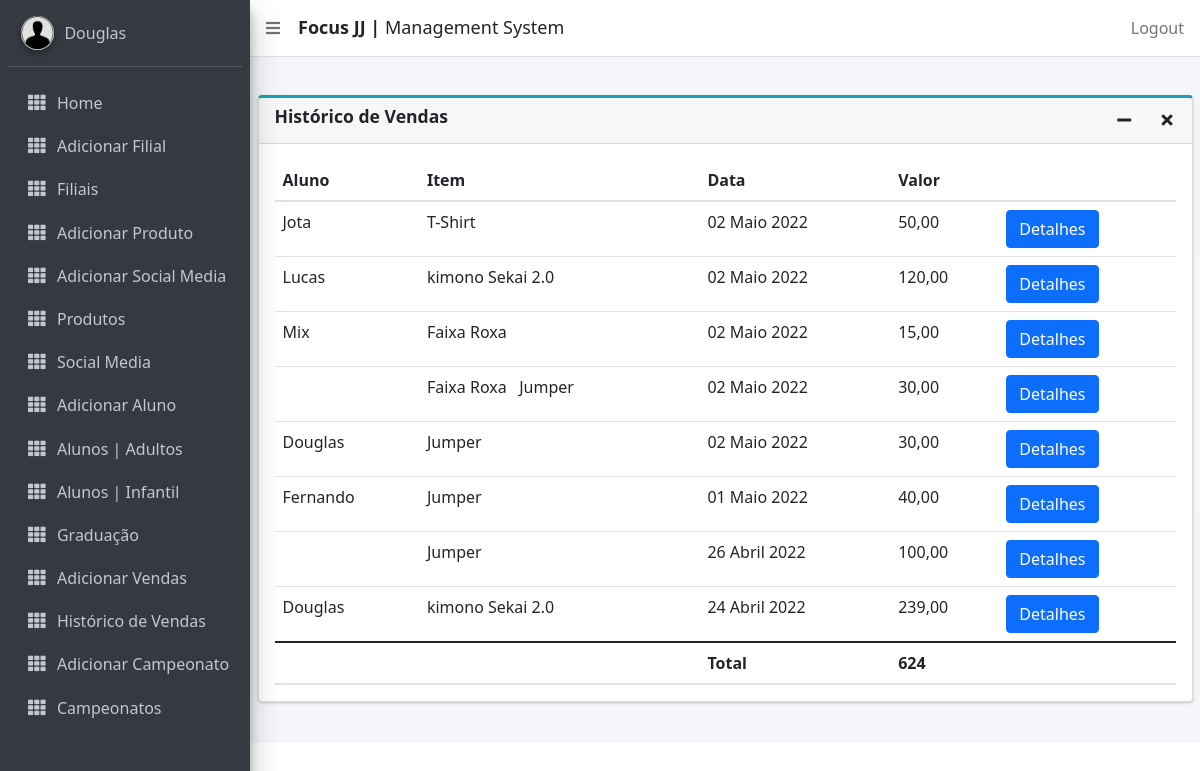
Before: /vendas/148 (signed in) with the older database file.
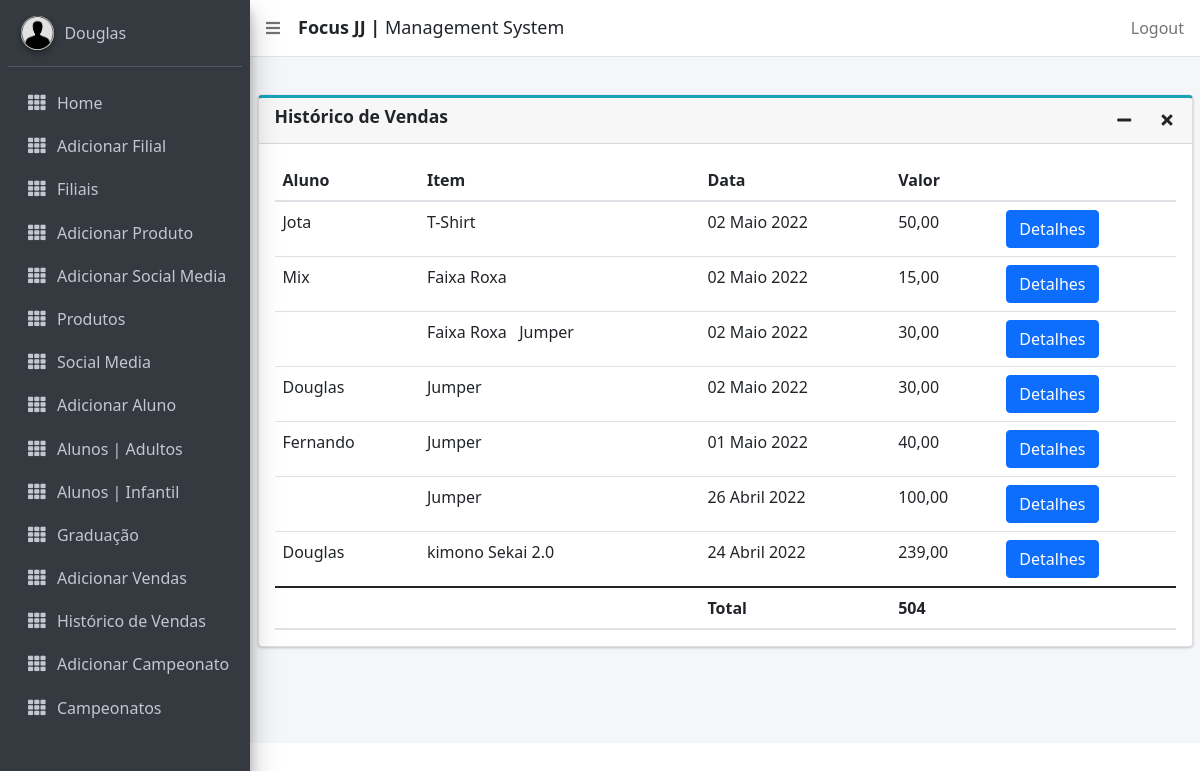
After: the same page with the newer database file.
### focusbjj/models.py (models this page shows, shortened)
class Venda(models.Model):
    objects = None
    aluno = models.ForeignKey(Aluno, on_delete=models.CASCADE, blank=True, null=True)
    price = models.DecimalField(max_digits=6, decimal_places=2, verbose_name='Total', help_text='Use (.) to decimals')
    time_stamp = models.DateField(default=timezone.now)
    unidade = models.ForeignKey(CustomUser, on_delete=models.CASCADE)
    method = models.CharField(max_length=20, choices=METHODS, default='Others')

class Aluno(models.Model):
    DoesNotExist = None
    objects = None
    id = ShortUUIDField(primary_key=True, editable=False, alphabet="0123456789", length=4)
    photo = models.ImageField(upload_to='photos/', null=True, blank=True)
    nome = models.CharField(max_length=15, verbose_name='Name')
    middle_name = models.CharField(max_length=20, verbose_name='Middle Name', blank=True, null=True)
    surname = models.CharField(max_length=15, verbose_name='Last Name', null=True)
    phone = models.CharField(max_length=15, help_text='Use only numbers')
    email = models.EmailField(max_length=128)
    location = models.ForeignKey(CustomUser, related_name="alunos", on_delete=models.CASCADE)
    address = models.CharField(max_length=255, blank=True, null=True)
    belt = models.CharField(max_length=255, choices=BELT)
    stripe = models.CharField(max_length=255, choices=GRAU)
    join_date = models.DateTimeField()
    time_stamp = models.DateTimeField(auto_now=True, null=True)
    gender = models.CharField(max_length=255, choices=GENDER)
    dob = models.DateField(verbose_name='Date of Birth',)
    is_blocked = models.BooleanField(default=False)
    agreement = models.BooleanField(default=False)
    USERNAME_FIELD = 'id'
    class Meta:
        ordering = ["nome"]

class Product(models.Model):
    objects = None
    product = models.ForeignKey(ProductsList, on_delete=models.CASCADE, max_length=50, related_name='produto',
                                verbose_name='Item')
    qtd = models.PositiveIntegerField(verbose_name='Quantidade')
    venda = models.ForeignKey(Venda, on_delete=models.CASCADE, null=True, related_name='venda')
    price = models.CharField(max_length=6, null=True, blank=True)
    def __str__(self):
        return str(self.product)

class ProductsList(models.Model):
    CATEGORY = (
        ('kimono', _('Gi')),
        ('belt', _('Belt')),
        ('camisetas', _('T-Shirt')),
        ('casaco', _('Hoodie')),
        ('rash', _('Rash Guard')),
        ('short', _('Short')),
        ('others', _('Others')),
    )
    objects = None
    image = models.ImageField(upload_to='produtos/')
    image2 = models.ImageField(upload_to='produtos/', blank=True, null=True, help_text='Opcional')
    image3 = models.ImageField(upload_to='produtos/', blank=True, null=True, help_text='Opcional')
    item = models.CharField(max_length=50)
    description = models.CharField(max_length=70, blank=True, null=True)
    price = models.CharField(max_length=6, null=True)
    category = models.CharField(max_length=10, choices=CATEGORY, null=True)
    sugg_price = models.CharField(max_length=6, null=True)
    def __str__(self):
        return str(self.item)
    class Meta:
        ordering = ["item"]

class CustomUser(AbstractUser):
    id = ShortUUIDField(primary_key=True, editable=False, alphabet="0123456789", length=3)
    email = models.EmailField(max_length=255, unique=True)
    contact_name = models.CharField(max_length=255)
    country = CountryField()
    location = models.CharField(max_length=255)
    phone = models.CharField(max_length=15, help_text=_('Use somente números. Código do País + Telefone'))
    join_date = models.DateTimeField(default=timezone.now)
    is_active = models.BooleanField(default=True, help_text='Desmarque a caixa para desativar')
    class Meta:
        ordering = ["country", "location"]

### focusbjj/views.py (the view)
# urls.py: path('vendas/<int:pk>', views.SalesList.as_view(), name='vendas'),
class SalesList(LoginRequiredMixin, ListView):
    template_name = 'vendas.html'
    model = Venda

### focusbjj/templatetags/attendance_tags.py (called while the page is built)
@register.filter
def produto(venda_instance):
    return Product.objects.filter(venda=venda_instance.id)

@register.filter
def vendas_branch_detalhes(unidade_instance):
    return Venda.objects.filter(unidade_id=unidade_instance.id).order_by('-time_stamp')

@register.filter
def somavendas_branch(unidade_instance):
    soma = Venda.objects.filter(unidade_id=unidade_instance.id).aggregate(Sum('price'))
    somafinal = soma['price__sum']
    return somafinal

### focusbjj/templates/vendas.html (shortened to what this page needs)
{% extends 'base_template.html' %}
{% load static %}
{% load crispy_forms_tags %}
{% load attendance_tags %}
{% load i18n %}
{% block content %}
<div class="col-lg-12">
      <div class="card card-outline card-info">
        <div class="card-header">
          <h3 class="card-title"><strong>{% trans "Histórico de Vendas" %}</strong></h3>
        <div class="card-tools">
          <button type="button" class="btn btn-tool" data-card-widget="collapse"><i class="fas fa-minus"></i></button>
          <button type="button" class="btn btn-tool" data-card-widget="remove"><i class="fas fa-times"></i></button>
        </div>
      </div>
      <div class="card-body">
        <table class="table table-hover text-nowrap">
        <thead>
        <tr>
          <th>{% trans "Aluno" %}</th>
          <th>{% trans "Item" %}</th>
          <th>{% trans "Data" %}</th>
          <th>{% trans "Valor" %}</th>
          <th></th>
        </tr>
        </thead>
        <tbody>
        {% for venda in user|vendas_branch_detalhes|dictsortreversed:"time_stamp" %}
        <tr>
          <td>{{ venda.aluno.nome }}</td>
           <td>
              {% for item in venda|produto %}
                {{ item }} &nbsp;
              {% endfor %}
           </td>
          <td>{{ venda.time_stamp|date:"d F Y" }}</td>
          <td>{{ venda.price }}</td>
          <td><a href="{% url 'focusbjj:saledetails' venda.pk %}" class="btn btn-primary">{% trans "Detalhes" %}</a></td>
        </tr>
        {% endfor %}
        </tbody>
          <thead>
        <tr>
          <th></th>
          <th></th>
          <th>{% trans "Total" %}</th>
          <th>{{ user|somavendas_branch }}</th>
          <th></th>
        </tr>
        </thead>
        </table>
      </div>
    </div>
  </div>
{% endblock %}

### templates/sidebar_template.html (shortened to what the changed rows need)
{% load static %}
{% load i18n %}
<aside class="main-sidebar navbar-gray-dark sidebar-dark-primary elevation-4">
    <div class="sidebar">
      <div class="user-panel mt-3 pb-3 mb-3 d-flex">
        <div class="info">
          <a href="#" class="d-block">{{ user.contact_name }}</a>
        </div>
      </div>
    </div>
  </aside>

Changed rows visible on the page:
removed Venda: aluno.nome "Lucas", time_stamp "02 Maio 2022", price "120,00"
removed Product: product.item "kimono Sekai 2.0", shown under "Lucas"
changed CustomUser "Douglas": id "624" → "504"
